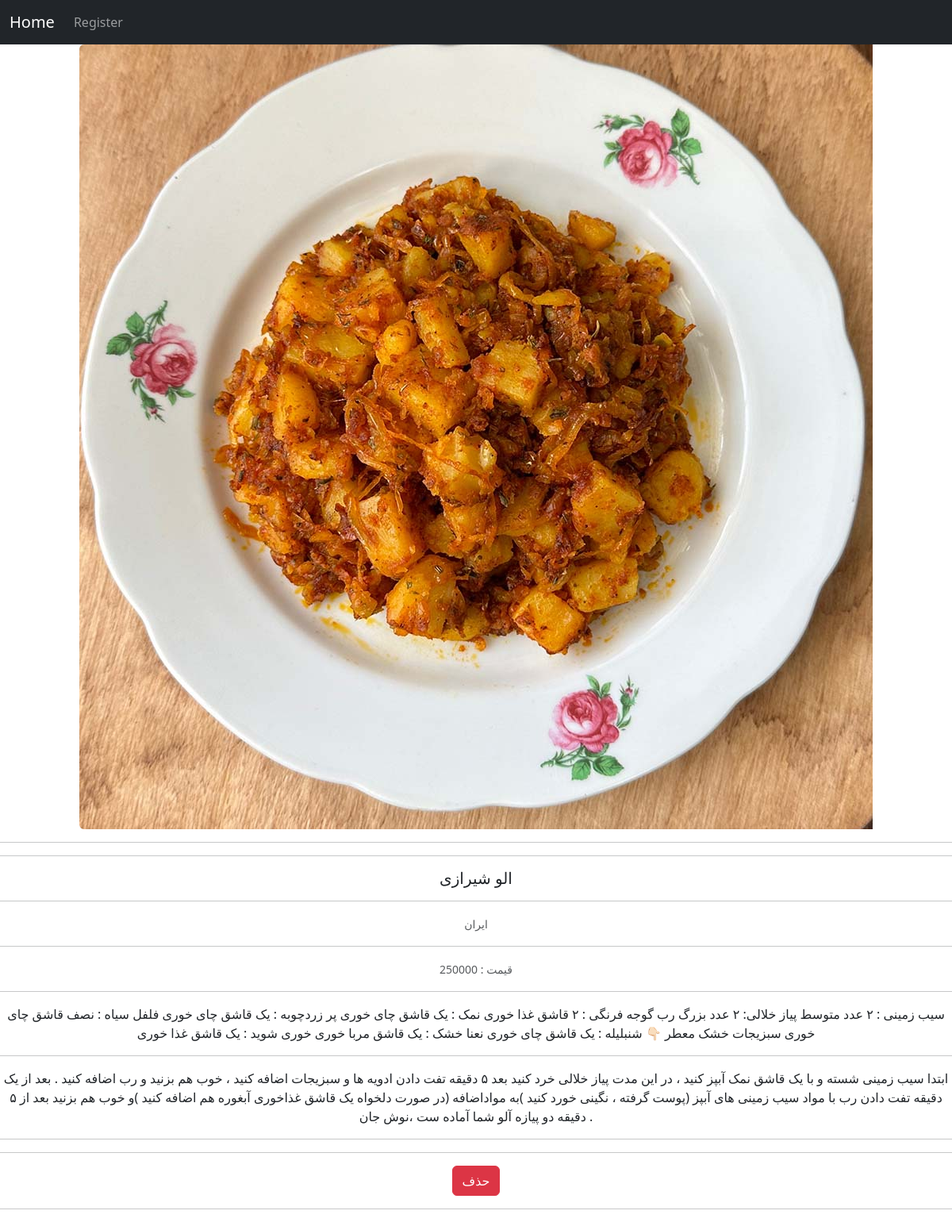
/detail/1, run on the app's committed database.
### app.py (models this page shows)
class Recipe(db.Model):
    id = db.Column(db.Integer, primary_key=True , unique=True)
    name = db.Column(db.String(80), nullable=False)
    country =db.Column(db.String(80), nullable=False)
    ingredients = db.Column(db.String(1000), nullable=False)
    instructions = db.Column(db.String(5000), nullable=False)
    cost = db.Column(db.Integer, nullable=False)
    img_url = db.Column(db.String(50), nullable=False , unique=True)
    add_date = db.Column(db.Date, nullable=False, default=datetime.now)

### app.py (the view)
@app.route('/detail/<int:recipe_id>')
def detail(recipe_id):
    target_recipe = db.get_or_404(Recipe , recipe_id)
    template_name = 'detail.html'
    return render_template(template_name , recipe = target_recipe)

### templates/detail.html (shortened to what this page needs)
{% extends 'base.html' %}
{% block content %}
    <div style="text-align: center">
                        <img src="/{{recipe.img_url}}" class="img-fluid rounded-start" alt="img"><hr><hr>
                        <h5 class="card-title">{{recipe.name}}</h5><hr>
                        <p class="card-text"><small class="text-body-secondary">{{recipe.country}}</small></p><hr>
                        <p class="card-text"><small class="text-body-secondary">قیمت : {{recipe.cost}}</small></p><hr>
                        <p class="card-text">{{recipe.ingredients}}</p><hr>
                        <p class="card-text">{{recipe.instructions}}</p><hr>
                        <p class="card-text"><small class="text-body-secondary">{{recipe.date}}</small></p><hr>
                        <a href="{{url_for('delete' , recipe_id = recipe.id)}}" class="btn btn-danger">حذف</a><hr>
    </div>
{% endblock content %}

### data on the page
Recipe: name "الو شیرازی", country "ایران", cost "250000", ingredients "سیب زمینی : ۲ عدد متوسط پیاز خلالی: ۲ عدد بزرگ رب گوجه فرنگی : ۲ قاشق غذا خوری نمک : یک قاشق چای خوری پر زردچوبه : یک قاشق چای خوری فلفل سیاه : نصف قاشق چای خوری سبزیجات خشک معطر 👇🏻 شنبلیله : یک قاشق چای خوری نعنا خشک : یک قاشق مربا خوری خوری شوید : یک قاشق غذا خوری", instructions "ابتدا سیب زمینی شسته و با یک قاشق نمک آبپز کنید ، در این مدت پیاز خلالی خرد کنید بعد ۵ دقیقه تفت دادن ادویه ها و سبزیجات اضافه کنید ، خوب هم بزنید و رب اضافه کنید . بعد از یک دقیقه تفت دادن رب با مواد سیب زمینی های آبپز (پوست گرفته ، نگینی خورد کنید )به مواداضافه (در صورت دلخواه یک قاشق غذاخوری آبغوره هم اضافه کنید )و خوب هم بزنید بعد از ۵ دقیقه دو پیازه آلو شما آماده ست ،نوش جان ."
